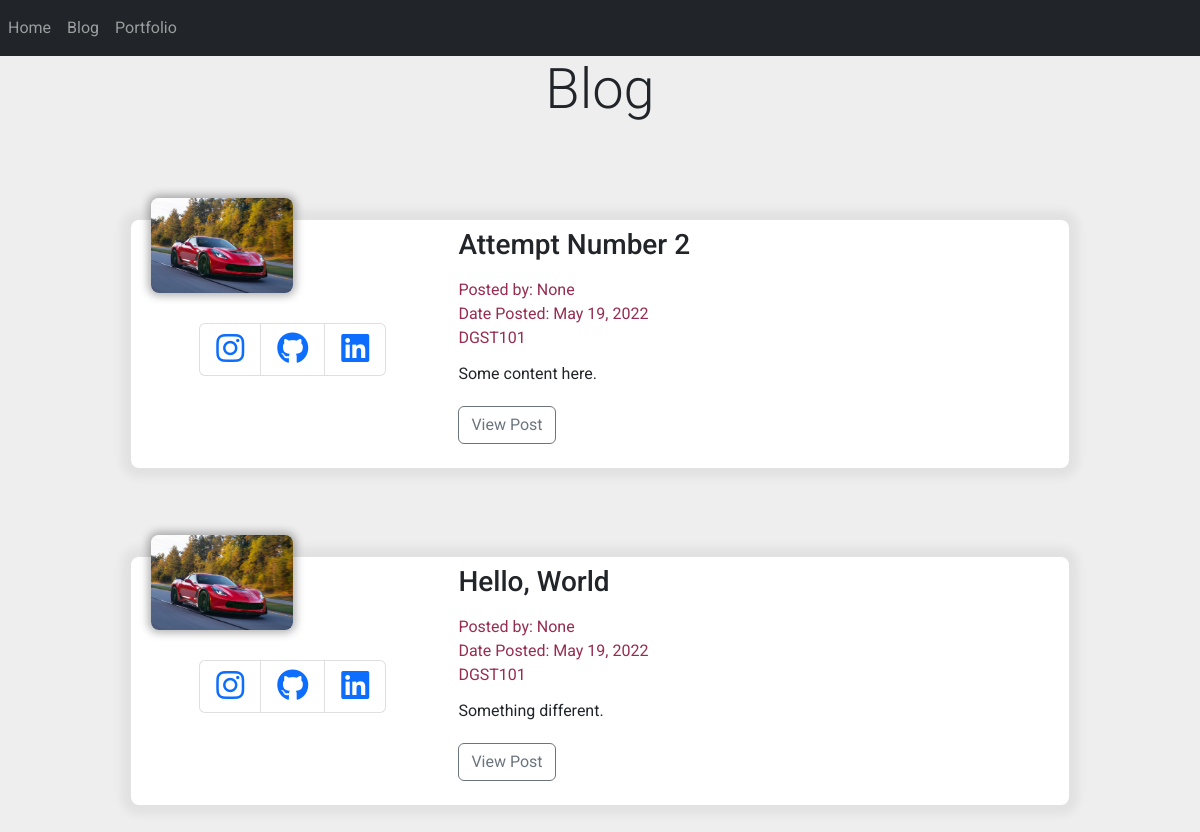
The app's page /blog, older data.
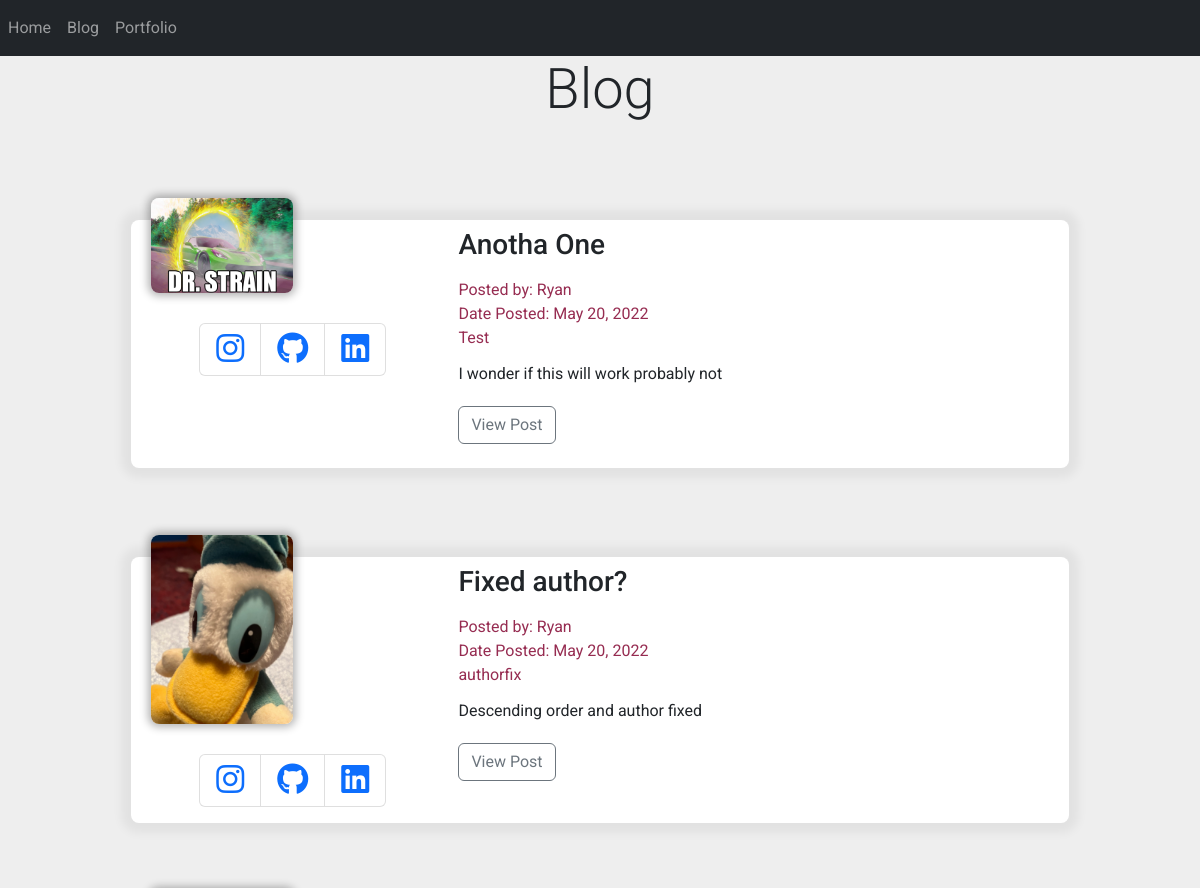
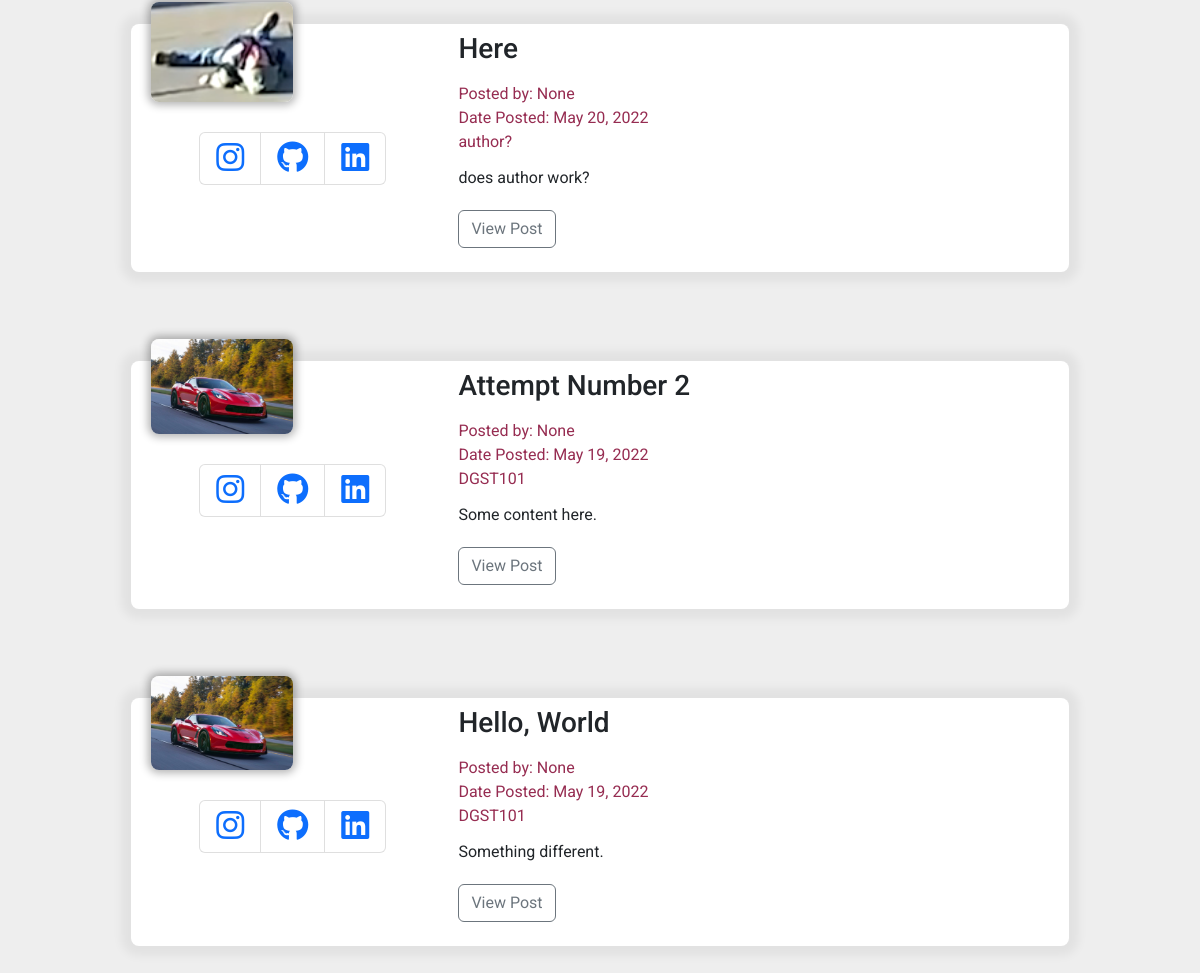
The same page, newer data (2 pictures, top to bottom).
### models.py (models this page shows)
class Blogpost(db.Model):
    id = db.Column(db.Integer, primary_key=True)
    title = db.Column(db.String(255))
    content = db.Column(db.Text)
    author = db.Column(db.String(255))
    date_posted = db.Column(db.DateTime, default=datetime.utcnow())
    slug = db.Column(db.String(255))
    poster_id = db.Column(db.Integer, db.ForeignKey('users.id'))
    post_thumbnail = db.Column(db.String(), nullable=True)

### app.py (the view)
@app.route('/blog')
def blog():
    posts = Blogpost.query.order_by(Blogpost.date_posted.desc())
    return render_template('blog.html', page="Blog", posts=posts)

### templates/blog.html (shortened to what this page needs)
{% extends 'base.html' %}
{% block content %}
<link rel="stylesheet" type="text/css" href="../static/styles.css">
<div class="d-flex justify-content-center">
    <h1 class="display-4">Blog</h1>
</div>
{% for post in posts %}
<div class="container">
    <div class="row main-row p-2">
        <div class="col-lg-4 col-md-12 col-sm-12">
            <div class="blog-img">
                <img src="{{ url_for('static', filename='images/' + post.post_thumbnail)}}" alt="An action shot of a red Corvette" class="img-fluid">
            </div>
            <div class="row">
                <div class="col-sm-12 mb-2">
                    <ul class="list-group list-group-horizontal ul-cls">
                        <li class="list-group-item">
                            <a href="https://www.instagram.com/string.of.yarn/"><i class="fa-brands fa-instagram fa-2x"></i></a>
                        </li>
                        <li class="list-group-item" aria-hidden="true">
                            <a href="https://github.com/rpersing"><i class="fa-brands fa-github fa-2x"></i></a>
                        </li>
                        <li class="list-group-item" aria-hidden="true">
                            <a href="https://www.linkedin.com/in/ryan-persinger-606aab143/"><i class="fa-brands fa-linkedin fa-2x"></i></a>
                        </li>
                    </ul>
                </div>
            </div>
        </div>
        <div class="col-lg-8 col-md-12 col-sm-12">
            <div class="blog-title mb-3">
                <h3>{{ post.title }}</h3>
            </div>
            <div class="post-meta mb-2">
                <span>Posted by: {{ post.author }}</span></br>
                <span>Date Posted: {{ post.date_posted.strftime('%B %d, %Y') }}</span><br/>
                <span>{{ post.slug }}</span>
            </div>
            <div class="blog-cont mb-2">
                <p>
                    {{ post.content | safe }}
                </p>
                <p>
                    <a href="{{ url_for('post', id=post.id) }}" class="btn btn-outline-secondary btn-small">View Post</a>
                </p>
            </div>
        </div>
    </div>
</div>
{% endfor %}
{% endblock %}

### templates/base.html (shortened to what this page needs)
<!doctype html>
<html lang="en">
  <head>
    <link href="https://cdn.jsdelivr.net/npm/bootstrap@5.2.0-beta1/dist/css/bootstrap.min.css" rel="stylesheet">
  </head>
  <body>
    <nav class="navbar navbar-expand-lg navbar-dark bg-dark">
        <div class="collapse navbar-collapse" id="navbarNavDropdown">
          <ul class="navbar-nav ml-auto">
            <li class="nav-item active">
              <a class="nav-link" href={{ url_for('home') }}>Home</a>
            </li>
            <li class="nav-item">
              <a class="nav-link" href={{ url_for('blog') }}>Blog</a>
            </li>
            <li>
                <a class="nav-link" href={{ url_for('portfolio') }}>Portfolio</a>
            </li>
          </ul>
        </div>
      </nav>
      {% block content %}
      {% endblock %}
  </body>
</html>

### static/styles.css (style rules this page uses)
body { font-family: 'Roboto', sans-serif; background-color: #eee; }
.main-row { margin: 8%; background-color: white; box-shadow: 0 0 10px 10px rgba(0,0,0,.05); border-radius: 0.5rem; }
.blog-img > img { width: 50%; height: 50%; transform: translateY(-30px); object-fit: cover; border-radius: 0.5rem; box-shadow: 0 0 8px 3px rgba(0,0,0,.3); }
.post-meta span { color: #962c51; }
.ul-cls { justify-content: center; }
.blog-cont > p { font-style: normal; line-height: 2; }

Row changes from the older to the newer data that the page shows:
added Blogpost: post_thumbnail (picture), title "Anotha One", author "Ryan", date_posted "May 20, 2022", slug "Test", content "I wonder if this will work probably not"
added Blogpost: post_thumbnail (picture), title "Fixed author?", author "Ryan", date_posted "May 20, 2022", slug "authorfix", content "Descending order and author fixed"
added Blogpost: post_thumbnail (picture), title "Here", author "None", date_posted "May 20, 2022", slug "author?", content "does author work?"
